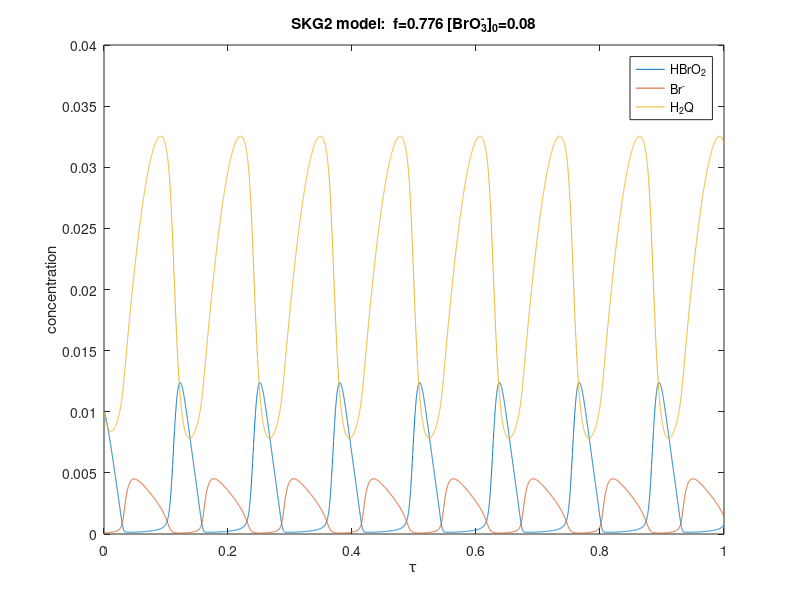

Here is the MATLAB script that generated this plot:
#! /usr/bin/octave -qf
# -*-octave-*-
# SKG model DOI: 10.1021/jp9832721
# Based on Eqs E6-E8 and simulate the dynamics by varying initial BrO3-

global galpha = 1000000;
global gbeta = 77.4;
global ggamma = 1102;
global gdelta = 2719;
global gf = 0.776;
global BrO30 = 0.08;
global T = 0;
global k2 =  2500000;
global k14 =  5.0000e-05;
global k17 =  0.02;
global BrCHD = 0.02;
global kdp = 280; # kd'
global k5 = 170000;
global k4 = 2000000;
global k4r = 100000000; # k_{-4}
global H = 1.29;

if (1 == nargin)
  arg_list = argv();
  BrO30 = str2num(arg_list{1});
endif

function xdot = f (x, t)
  global galpha;
  global gbeta;
  global ggamma;
  global gdelta;
  global gf;
  global k2;
  global k14;
  global k17;
  global kdp;
  global k5;
  global k4;
  global k4r;
  global BrCHD;
  global T;
  global BrO30
  global H;

  BrO3 = BrO30 - T * t; # FIXME check BrO3 > 0

  xdot = zeros (3, 1);

  galpha = k2 * k14 * BrCHD / (k17 * k17 * BrO3 * BrO3);
  # beta has no dependency on [BrO3-]
  ggamma = kdp * realsqrt(k14) * realsqrt(BrCHD) / (realpow(k17, 3/2) * realsqrt(H) * BrO3);
  gdelta = 2 * k5 * k4 * k14 * BrCHD / (k4r * k17 * k17 * BrO3 * BrO3);

  # printf("a = %f\n", galpha);
  # printf("b = %f\n", gbeta);
  # printf("g = %f\n", ggamma);
  # printf("d = %f\n", gdelta);

  # quit();

  xdot(1) = x(2) * (gbeta - galpha * x(1)) + x(3) * (ggamma * realsqrt(x(1)) + 1.0) - gdelta * x(1) * x(1);
  xdot(2) = 1.0 - x(2) * (gbeta + galpha * x(1));
  xdot(3) = gf - x(3) * (ggamma * realsqrt(x(1)) + 1.0); 

endfunction



#1 HBrO2
x1 = 0.01;
#2 Br-
x2 = 0;
#3 H2Q
x3 = 0.01;

x0 = [x1; x2; x3];

# time = kf*t
t = linspace (0, 1, 10000);

y = lsode ("f", x0, t);


plot (t, y);

xlabel("\\tau");
ylabel("concentration");
title(cstrcat("SKG2 model: ",
			  " f=", num2str(gf), 
			  " [BrO_3^-]_0=", num2str(BrO30))
#			  " T=", num2str(T))
	  );
legend("HBrO_2", "Br^-", "H_2Q");

print -djpg skg2.jpg

d = [rot90(t, -1), y];

save plot.mat d;

quit(0);



